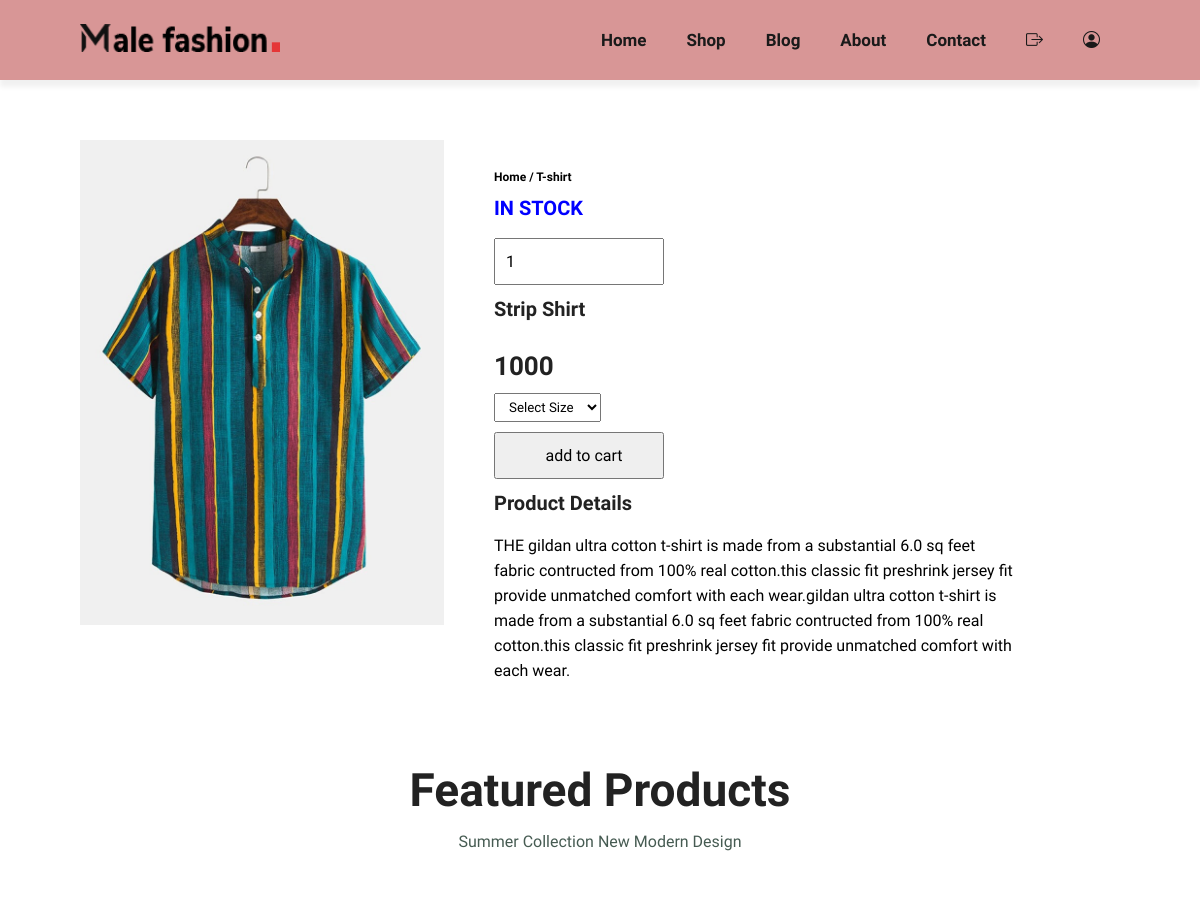
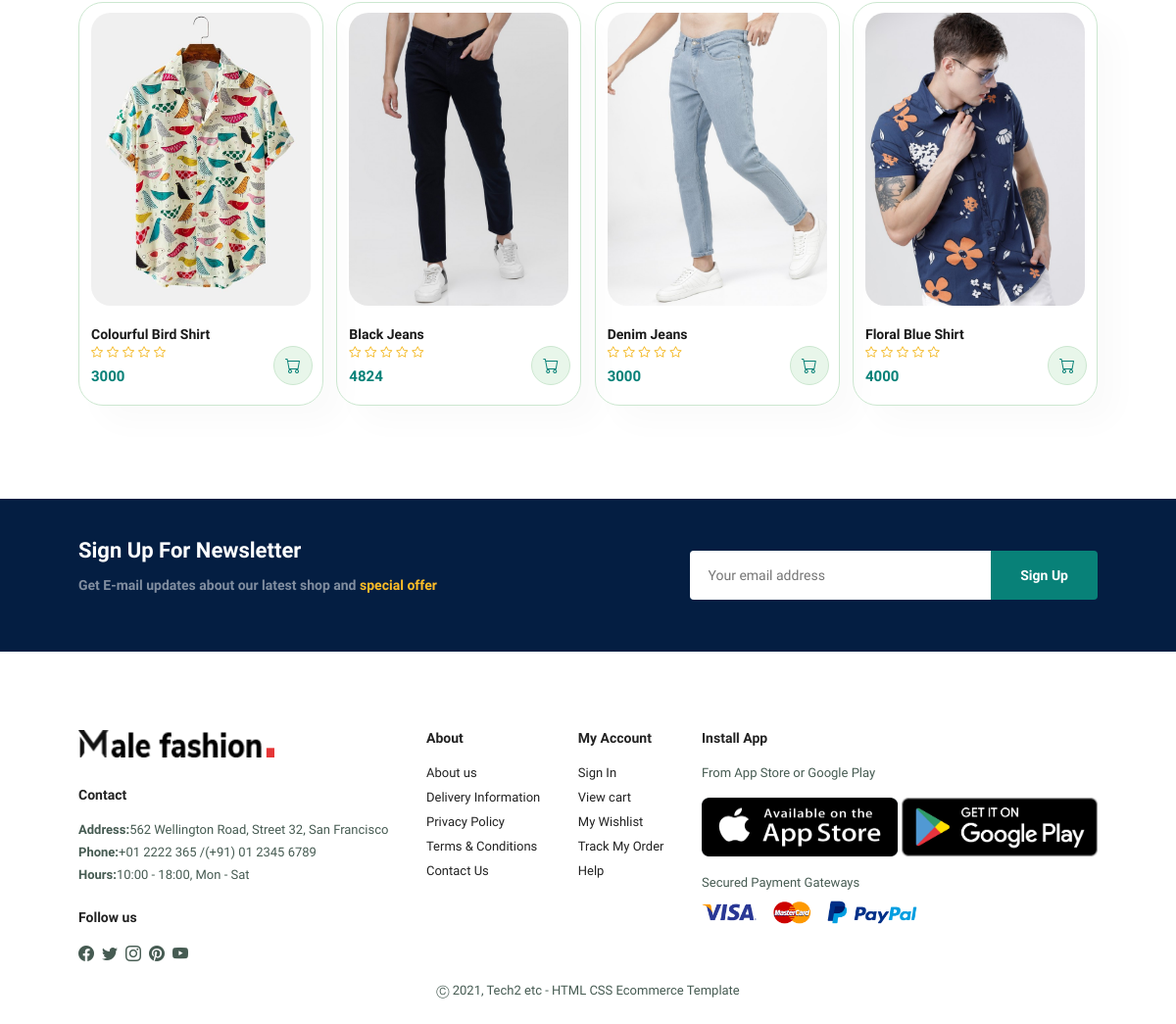
The page /sproduct.php?id=2 on the database its author committed (2 pictures, top to bottom).
### tables this page shows
CREATE TABLE `products` (
  `id` int(100) NOT NULL,
  `name` varchar(100) NOT NULL,
  `price` varchar(100) NOT NULL,
  `desc` varchar(100) NOT NULL,
  `image` varchar(100) NOT NULL,
  `pro_qty` int(11) NOT NULL
);

### sproduct.php (the view, shortened to what this page needs)
<?php
include 'connection.php';
$id = '';
if (isset($_GET['id'])) {
    $id = $_GET['id'];
}
?>
<!DOCTYPE html>
<html lang="en">
<head>
    <link rel="stylesheet" href="css/style.css">
    <link rel="stylesheet" href="https://cdn.jsdelivr.net/npm/bootstrap-icons@1.8.3/font/bootstrap-icons.css">
</head>
<body>
    <?php
    include "header.php";
    ?>
    <section id="prodetails" class="section-p1">
        <?php
        $sql = "SELECT * FROM products
            WHERE id = $id;";
        $result = $conn->query($sql);
        if ($result->num_rows > 0) {
            while ($row = $result->fetch_assoc()) {
        ?>
                <div class="single-pro-image">
                    <img src="images/home-product/<?php echo $row['image'] ?>" width="100%" id="MainImg" alt="">
                </div>
                <div class="single-pro-details">
                    <h6>Home / T-shirt</h6>
                    <?php
                    if ($row['pro_qty']==0) {
                        echo '<h4 style="color:red ;">OUT OF STOCK</h4>';
                    }
                    else {
                        echo '<h4 style="color:blue ;">IN STOCK</h4>';
                        echo '<input type="number" value="1" min="1" max= "'.$row['pro_qty'].'">';
                    }
                    ?>
                    <h4><?php echo $row['name'] ?></h4>
                    <h2><?php echo $row['price'] ?></h2>
                    <select>
                        <option value="">Select Size</option>
                    </select>
                    <form action="cart.php" method="post">
                            <input type="submit" value="add to cart" name="add_to_cart" class="normal">
                        </form>
                    <h4>Product Details</h4>
                    <span>THE gildan ultra cotton t-shirt is made from a substantial 6.0 sq feet fabric contructed from 100%
                        real cotton.this classic fit preshrink jersey fit
                        provide unmatched comfort with each wear.gildan ultra cotton t-shirt is made from a substantial 6.0 sq feet fabric contructed from 100%
                        real cotton.this classic fit preshrink jersey fit
                        provide unmatched comfort with each wear.
                    </span>
                </div>
        <?php
            }
        } else {
            echo "count 0";
        }
        ?>
    </section>
    <section id="product1" class="section-p1">
        <h2>Featured Products</h2>
        <p>Summer Collection New Modern Design</p>
        <div class="pro-container">
            <?php
            $sql = "SELECT * FROM products
            WHERE id between 5 and 8";
            $query = mysqli_query($conn, $sql);
            if (mysqli_num_rows($query) > 0) {
                while ($row = mysqli_fetch_array($query)) {
            ?>
                    <div class="pro">
                        <img src="images/home-product/<?php echo $row['image'] ?>" alt="">
                        <div class="des">
                            <h5><?php echo $row['name'] ?></h5>
                            <div class="star">
                                <i class="bi bi-star"></i>
                                <i class="bi bi-star"></i>
                                <i class="bi bi-star"></i>
                                <i class="bi bi-star"></i>
                                <i class="bi bi-star"></i>
                            </div>
                            <h4><?php echo $row['price'] ?></h4>
                        </div>
                        <a href="#"><i class="bi bi-cart"></i></a>
                    </div>
            <?php
                }
            } else {
                echo "count 0";
            }
            ?>
        </div>
    </section>
    <section id="newsletter" class="section-p1 section-m1">
        <div class="newstext">
            <h4>Sign Up For Newsletter</h4>
            <p>Get E-mail updates about our latest shop and <span>special offer</span></p>
        </div>
        <div class="form">
            <input type="text" placeholder="Your email address">
            <button class="normal">Sign Up</button>
        </div>
    </section>
    <?php
    include "footer.php";
    ?>
</body>
</html>

### css/style.css (style rules this page uses)
* { padding: 0px; margin: 0px; box-sizing: border-box; font-family: 'Spartan', sans-serif; }
h2 { font-size: 46px; line-height: 54px; color: #222; }
h4 { font-size: 20px; color: #222; }
h6 { font-weight: 700; font-size: 12px; }
p { font-size: 16px; color: #465b52; margin: 15px 0 20px 0; }
.section-p1 { padding: 40px 80px; }
.section-m1 { margin: 40px 0; }
button.normal { font-size: 14px; font-weight: 600; padding: 15px 30px; color: #000; background-color: #fff; border-radius: 4px; cursor: pointer; border: none; outline: none; transition: 0.2s; }
body { width: 100%; }
#product1 { text-align: center; }
#product1 .pro { width: 23%; min-width: 250px; padding: 10px 12px; border: 1px solid #cce7d0; border-radius: 25px; cursor: pointer; box-shadow: 20px 20px 30px rgba(0, 0, 0, 0.02); margin: 15px 0; transition: 0.2s ease; position: relative; }
#product1 .pro img { width: 100%; border-radius: 20px; }
#product1 .pro .des { text-align: start; padding: 10px 0; }
#product1 .pro .des h5 { padding-top: 7px; color: #1a1a1a; font-size: 14px; }
#product1 .pro .des i { font-size: 12px; color: rgba(243, 181, 25); }
#product1 .pro .des h4 { color: #088178; font-size: 15px; font-weight: 700; padding-top: 7px; }
#product1 .pro .bi-cart { color: #088178; width: 40px; height: 40px; line-height: 40px; border-radius: 50px; background-color: #e8f6ea; font-weight: 500; border: 1px solid #cce7d0; position: absolute; bottom: 20px; right: 10px; }
#product1 .pro-container { display: flex; justify-content: space-between; padding-top: 20px; flex-wrap: wrap; }
#newsletter { display: flex; justify-content: space-between; flex-wrap: wrap; align-items: center; background-repeat: no-repeat; background-position: 20% 30%; background-color: #041e42; }
#newsletter h4 { color: #fff; font-weight: 700; font-size: 22px; }
#newsletter p { color: #818ea0; font-weight: 600; font-size: 14px; }
#newsletter p span { color: #ffbd27; }
#newsletter .form { width: 40%; display: flex; }
#newsletter input { height: 3.125rem; padding: 0 1.25em; font-size: 14px; width: 100%; border: 1px solid transparent; border-radius: 4px; outline: none; border-top-right-radius: 0; border-bottom-right-radius: 0; }
#newsletter button { background-color: #088178; color: #fff; white-space: nowrap; border-top-left-radius: 0; border-bottom-left-radius: 0; }
#prodetails { display: flex; margin-top: 20px; }
#prodetails .single-pro-image { width: 35%; margin-right: 50px; }
#prodetails .single-pro-details { width: 50%; padding-top: 30px; }
#prodetails .single-pro-details h4 { padding: 12px 0 18px 0; }
#prodetails .single-pro-details h2 { font-size: 26px; }
#prodetails .single-pro-details select { display: block; padding: 5px 10px; margin-bottom: 10px; }
#prodetails .single-pro-details input { width:170px; height: 47px; padding-left: 10px; font-size: 16px; margin-right: 10px; cursor: pointer; }
#prodetails .single-pro-details span { line-height: 25px; }

### rows shown on the page
products: image (picture), name "Strip Shirt", price "1000"
products: image (picture), name "Colourful Bird Shirt", price "3000"
products: image (picture), name "Black Jeans", price "4824"
products: image (picture), name "Denim Jeans", price "3000"
products: image (picture), name "Floral Blue Shirt", price "4000"
